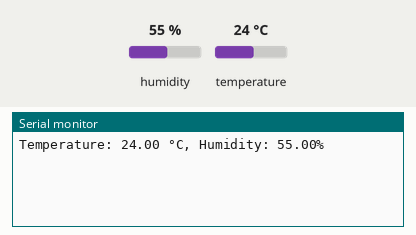
This sketch was run on a simulated ESP8266 (NodeMCU). Shown: the last lines printed to the serial monitor. The test bench sets the inputs (shaded band); at power-on: humidity 55 %, temperature 24 °C. WiFi joins after 1.5 s; servers stay silent unless stated.

Above: at 3.2 s.
3.3 s: humidity set to 22 %
At 4.8 s:
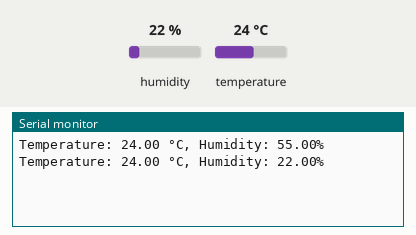
6.0 s: temperature set to 12 °C
At 7.1 s:
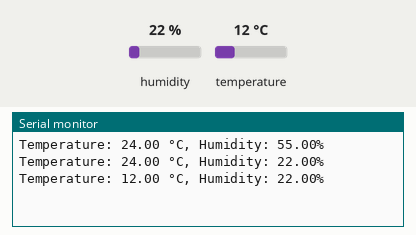
8.7 s: humidity set to 40 %
At 10.7 s:
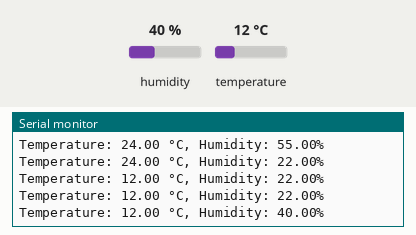
Timing chart, 0 to 12.2 s (numbered marks = the images above; inputs shaded):
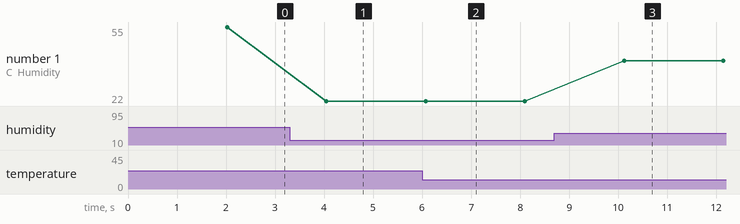

Measured:
- after the input at 3.3 s, the serial monitor: prints a new line after 0.75 s (image 1)
- after the input at 6.0 s, the serial monitor: prints a new line after 0.07 s (image 2)
- after the input at 8.7 s, the serial monitor: prints a new line after 1.4 s (image 3)
- plotted number 1: 55 → 22 after the input at 3.3 s, 22 → 40 after the input at 8.7 s

The sketch:

dht11.ino
```cpp
#include <DHT.h>
#include <DHT_U.h>

#include <ESP8266WiFi.h>


#define DHTPIN D4// DHT11 data pin is connected to GPIO2 on ESP8266
#define DHTTYPE DHT11  // DHT11 sensor type

const char* ssid = "TOPNET_2588";
const char* password = "mmylbaf98f";

WiFiClient wifiClient;
DHT dht(DHTPIN, DHTTYPE);

void setup() {
  Serial.begin(9600);

  // Connect to Wi-Fi network
  WiFi.begin(ssid, password);
  while (WiFi.status() != WL_CONNECTED) {
    delay(1000);
  }

  // Initialize DHT11 sensor
  dht.begin();
}

void loop() {
  // Read temperature and humidity from DHT11 sensor
  float temperature = dht.readTemperature();
  float humidity = dht.readHumidity();

  // Check if any errors occurred while reading from the DHT11 sensor
  if (isnan(temperature) || isnan(humidity)) {
    Serial.println("Error reading from DHT11 sensor");
    return;
  }

  // Print the temperature and humidity values to the serial monitor
  Serial.print("Temperature: ");
  Serial.print(temperature);
  Serial.print(" °C, Humidity: ");
  Serial.print(humidity);
  Serial.println("%");

  delay(2000);
}
```
